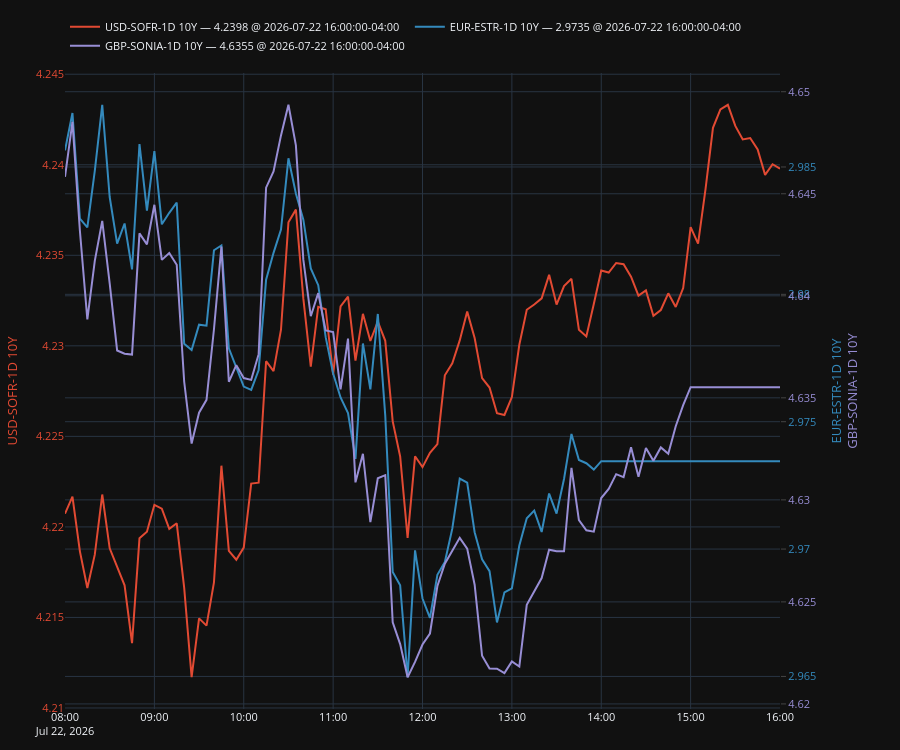

This figure's notebook cell:
### Code cell
plot, fig, ax, ax2, legend = make_secondary_axis_plot(engine="plotly")
plot(intraday["USD-SOFR-1D 10Y"], which="left")
plot(intraday["EUR-ESTR-1D 10Y"], which="right")
plot(intraday["GBP-SONIA-1D 10Y"], which="right")
legend(valfmt="{:.4f}", show_date=True)
